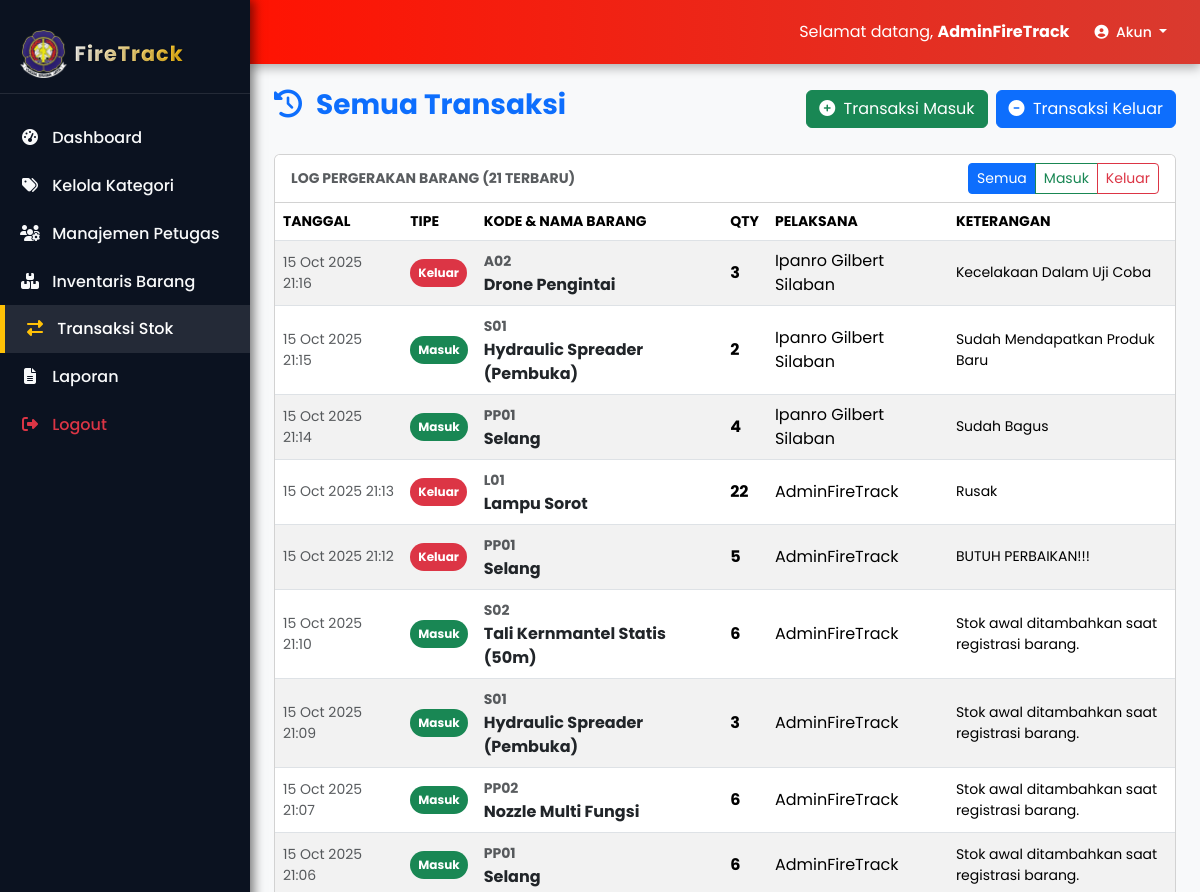
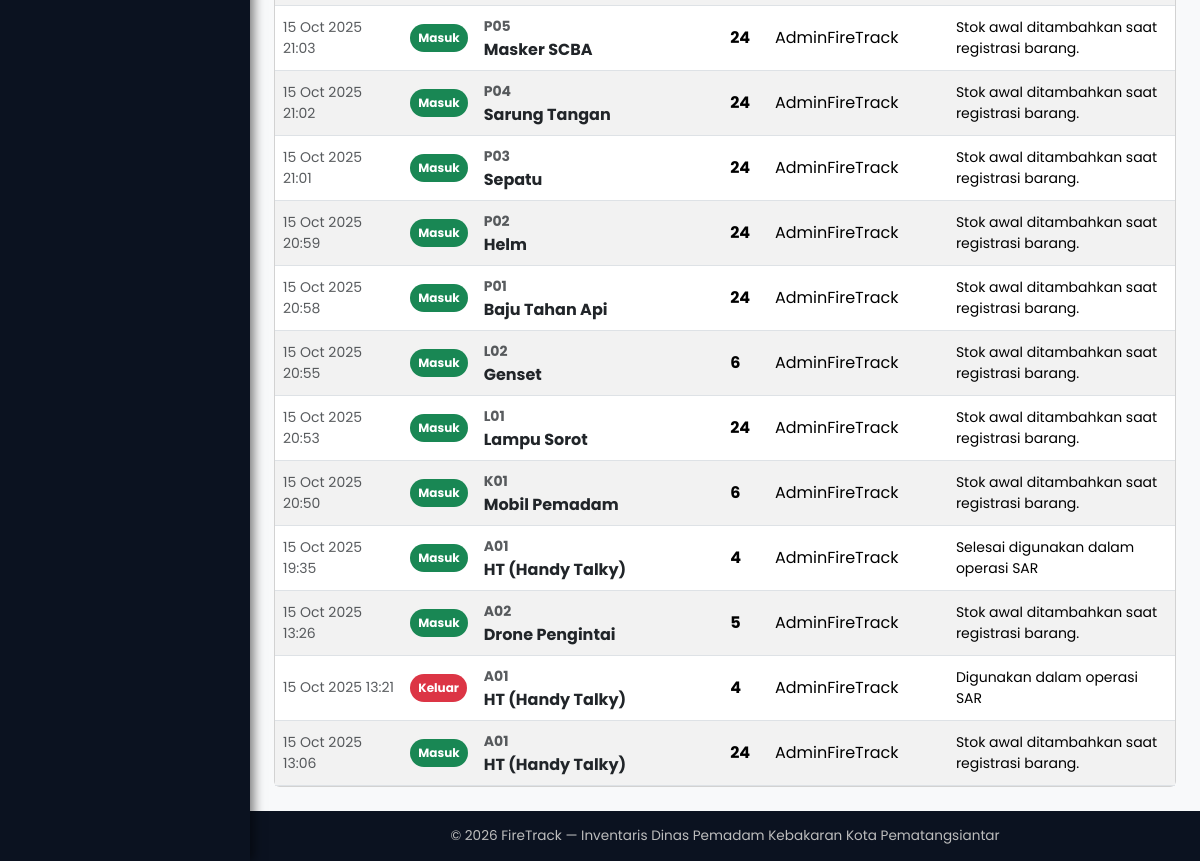
The page /transactions.php (signed in) on the database its author committed (2 pictures, top to bottom).
### tables this page shows
CREATE TABLE `transaksi` (
  `id` int(10) UNSIGNED NOT NULL,
  `barang_id` int(10) UNSIGNED NOT NULL,
  `tipe` enum('masuk','keluar') NOT NULL,
  `qty` int(11) NOT NULL,
  `tanggal` datetime NOT NULL DEFAULT CURRENT_TIMESTAMP,
  `user_id` int(10) UNSIGNED DEFAULT NULL,
  `keterangan` varchar(255) DEFAULT NULL
);

CREATE TABLE `barang` (
  `id` int(10) UNSIGNED NOT NULL,
  `kode_barang` varchar(60) NOT NULL,
  `nama` varchar(200) NOT NULL,
  `kategori_id` int(10) UNSIGNED DEFAULT NULL,
  `qty` int(11) NOT NULL DEFAULT '0',
  `lokasi` varchar(200) NOT NULL,
  `foto` varchar(200) DEFAULT NULL,
  `kondisi` varchar(60) DEFAULT 'baik',
  `keterangan` text,
  `updated_by` int(10) UNSIGNED DEFAULT NULL,
  `created_at` timestamp NOT NULL DEFAULT CURRENT_TIMESTAMP,
  `updated_at` timestamp NOT NULL DEFAULT CURRENT_TIMESTAMP ON UPDATE CURRENT_TIMESTAMP
);

CREATE TABLE `users` (
  `id` int(10) UNSIGNED NOT NULL,
  `username` varchar(50) NOT NULL,
  `password` varchar(255) NOT NULL,
  `nama` varchar(150) DEFAULT NULL,
  `role` enum('admin','petugas') NOT NULL DEFAULT 'petugas',
  `created_at` timestamp NOT NULL DEFAULT CURRENT_TIMESTAMP
);

### transactions.php (the view, shortened to what this page needs)
<?php
function esc($s){ return htmlspecialchars($s ?? '', ENT_QUOTES | ENT_SUBSTITUTE, 'UTF-8'); }
$filter_tipe = esc($_GET['tipe'] ?? 'all');
$data_transaksi = [];
$where_clause = '';
$sql_transaksi = "
    SELECT
        t.id, t.tipe, t.qty, t.tanggal, t.keterangan,
        b.nama AS nama_barang, b.kode_barang,
        u.nama AS nama_pengguna
    FROM transaksi t
    JOIN barang b ON t.barang_id = b.id
    JOIN users u ON t.user_id = u.id
    $where_clause
    ORDER BY t.tanggal DESC
    LIMIT 100";
$res_transaksi = $conn->query($sql_transaksi);
if ($res_transaksi) {
    while ($row = $res_transaksi->fetch_assoc()) {
        $data_transaksi[] = $row;
    }
}
$page_title = 'Semua Transaksi';
require_once 'header.php';
require_once 'sidebar.php';
require_once 'navbar.php';
?>
<div class="container-fluid main-content p-4">
    <div class="d-flex justify-content-between align-items-center mb-4">
        <h1 class="h3 fw-bold text-primary"><i class="fa fa-history me-2"></i> <?= $page_title ?></h1>
        <div class="d-flex gap-2">
            <button class="btn btn-success" data-bs-toggle="modal" data-bs-target="#transactionModalMasuk">
                <i class="fa fa-plus-circle me-1"></i> Transaksi Masuk
            </button>
            <button class="btn btn-primary" data-bs-toggle="modal" data-bs-target="#transactionModalKeluar">
                <i class="fa fa-minus-circle me-1"></i> Transaksi Keluar
            </button>
        </div>
    </div>
    <div class="card main-card">
        <div class="card-header bg-white d-flex justify-content-between align-items-center">
            <h5 class="mb-0 fw-bold small text-muted text-uppercase">Log Pergerakan Barang (<?= count($data_transaksi) ?> Terbaru)</h5>
            <div class="btn-group" role="group">
                <a href="transactions.php?tipe=all" class="btn btn-sm <?= $filter_tipe === 'all' ? 'btn-primary' : 'btn-outline-primary' ?>">Semua</a>
                <a href="transactions.php?tipe=masuk" class="btn btn-sm <?= $filter_tipe === 'masuk' ? 'btn-success' : 'btn-outline-success' ?>">Masuk</a>
                <a href="transactions.php?tipe=keluar" class="btn btn-sm <?= $filter_tipe === 'keluar' ? 'btn-danger' : 'btn-outline-danger' ?>">Keluar</a>
            </div>
        </div>
        <div class="card-body p-0">
            <div class="table-responsive">
                <?php if (empty($data_transaksi)): ?>
                    <div class="alert alert-info m-3 text-center">Tidak ada transaksi yang tercatat dengan filter ini.</div>
                <?php else: ?>
                    <table class="table table-striped table-hover mb-0">
                        <thead class="small text-uppercase bg-light">
                            <tr>
                                <th>Tanggal</th>
                                <th>Tipe</th>
                                <th>Kode & Nama Barang</th>
                                <th>Qty</th>
                                <th>Pelaksana</th>
                                <th>Keterangan</th>
                            </tr>
                        </thead>
                        <tbody>
                            <?php foreach ($data_transaksi as $t): ?>
                            <tr>
                                <td class="align-middle small text-muted"><?= date('d M Y H:i', strtotime($t['tanggal'])) ?></td>
                                <td class="align-middle">
                                    <span class="badge rounded-pill p-2 <?= ($t['tipe']==='masuk') ? 'bg-success' : 'bg-danger' ?>">
                                        <?= esc(ucfirst($t['tipe'])) ?>
                                    </span>
                                </td>
                                <td class="align-middle">
                                    <small class="text-muted fw-bold"><?= esc($t['kode_barang']) ?></small><br>
                                    <span class="fw-bold text-dark"><?= esc($t['nama_barang']) ?></span>
                                </td>
                                <td class="align-middle fw-bold"><?= number_format($t['qty'], 0) ?></td>
                                <td class="align-middle"><?= esc($t['nama_pengguna']) ?></td>
                                <td class="align-middle small text-wrap" style="max-width: 250px;"><?= esc($t['keterangan'] ?: '-') ?></td>
                            </tr>
                            <?php endforeach; ?>
                        </tbody>
                    </table>
                <?php endif; ?>
            </div>
        </div>
    </div>
</div>
<?php
require_once 'footer.php';
?>

### rows shown on the page
transaksi: tanggal "15 Oct 2025 21:16", tipe "Keluar", barang.kode_barang "A02", barang.nama "Drone Pengintai", qty "3", user.nama "Ipanro Gilbert Silaban", keterangan "Kecelakaan Dalam Uji Coba"
transaksi: tanggal "15 Oct 2025 21:15", tipe "Masuk", barang.kode_barang "S01", barang.nama "Hydraulic Spreader (Pembuka)", qty "2", user.nama "Ipanro Gilbert Silaban", keterangan "Sudah Mendapatkan Produk Baru"
transaksi: tanggal "15 Oct 2025 21:14", tipe "Masuk", barang.kode_barang "PP01", barang.nama "Selang", qty "4", user.nama "Ipanro Gilbert Silaban", keterangan "Sudah Bagus"
transaksi: tanggal "15 Oct 2025 21:13", tipe "Keluar", barang.kode_barang "L01", barang.nama "Lampu Sorot", qty "22", user.nama "AdminFireTrack", keterangan "Rusak"
transaksi: tanggal "15 Oct 2025 21:12", tipe "Keluar", barang.kode_barang "PP01", barang.nama "Selang", qty "5", user.nama "AdminFireTrack", keterangan "BUTUH PERBAIKAN!!!"
transaksi: tanggal "15 Oct 2025 21:10", tipe "Masuk", barang.kode_barang "S02", barang.nama "Tali Kernmantel Statis (50m)", qty "6", user.nama "AdminFireTrack", keterangan "Stok awal ditambahkan saat registrasi barang."
transaksi: tanggal "15 Oct 2025 21:09", tipe "Masuk", barang.kode_barang "S01", barang.nama "Hydraulic Spreader (Pembuka)", qty "3", user.nama "AdminFireTrack", keterangan "Stok awal ditambahkan saat registrasi barang."
transaksi: tanggal "15 Oct 2025 21:07", tipe "Masuk", barang.kode_barang "PP02", barang.nama "Nozzle Multi Fungsi", qty "6", user.nama "AdminFireTrack", keterangan "Stok awal ditambahkan saat registrasi barang."
transaksi: tanggal "15 Oct 2025 21:06", tipe "Masuk", barang.kode_barang "PP01", barang.nama "Selang", qty "6", user.nama "AdminFireTrack", keterangan "Stok awal ditambahkan saat registrasi barang."
transaksi: tanggal "15 Oct 2025 21:03", tipe "Masuk", barang.kode_barang "P05", barang.nama "Masker SCBA", qty "24", user.nama "AdminFireTrack", keterangan "Stok awal ditambahkan saat registrasi barang."
transaksi: tanggal "15 Oct 2025 21:02", tipe "Masuk", barang.kode_barang "P04", barang.nama "Sarung Tangan", qty "24", user.nama "AdminFireTrack", keterangan "Stok awal ditambahkan saat registrasi barang."
transaksi: tanggal "15 Oct 2025 21:01", tipe "Masuk", barang.kode_barang "P03", barang.nama "Sepatu", qty "24", user.nama "AdminFireTrack", keterangan "Stok awal ditambahkan saat registrasi barang."
transaksi: tanggal "15 Oct 2025 20:59", tipe "Masuk", barang.kode_barang "P02", barang.nama "Helm", qty "24", user.nama "AdminFireTrack", keterangan "Stok awal ditambahkan saat registrasi barang."
transaksi: tanggal "15 Oct 2025 20:58", tipe "Masuk", barang.kode_barang "P01", barang.nama "Baju Tahan Api", qty "24", user.nama "AdminFireTrack", keterangan "Stok awal ditambahkan saat registrasi barang."
transaksi: tanggal "15 Oct 2025 20:55", tipe "Masuk", barang.kode_barang "L02", barang.nama "Genset", qty "6", user.nama "AdminFireTrack", keterangan "Stok awal ditambahkan saat registrasi barang."
transaksi: tanggal "15 Oct 2025 20:53", tipe "Masuk", barang.kode_barang "L01", barang.nama "Lampu Sorot", qty "24", user.nama "AdminFireTrack", keterangan "Stok awal ditambahkan saat registrasi barang."
transaksi: tanggal "15 Oct 2025 20:50", tipe "Masuk", barang.kode_barang "K01", barang.nama "Mobil Pemadam", qty "6", user.nama "AdminFireTrack", keterangan "Stok awal ditambahkan saat registrasi barang."
transaksi: tanggal "15 Oct 2025 19:35", tipe "Masuk", barang.kode_barang "A01", barang.nama "HT (Handy Talky)", qty "4", user.nama "AdminFireTrack", keterangan "Selesai digunakan dalam operasi SAR"
transaksi: tanggal "15 Oct 2025 13:26", tipe "Masuk", barang.kode_barang "A02", barang.nama "Drone Pengintai", qty "5", user.nama "AdminFireTrack", keterangan "Stok awal ditambahkan saat registrasi barang."
transaksi: tanggal "15 Oct 2025 13:21", tipe "Keluar", barang.kode_barang "A01", barang.nama "HT (Handy Talky)", qty "4", user.nama "AdminFireTrack", keterangan "Digunakan dalam operasi SAR"
transaksi: tanggal "15 Oct 2025 13:06", tipe "Masuk", barang.kode_barang "A01", barang.nama "HT (Handy Talky)", qty "24", user.nama "AdminFireTrack", keterangan "Stok awal ditambahkan saat registrasi barang."

### other values the page prints
$userName "AdminFireTrack"
$page_title "Semua Transaksi"
count($data_transaksi) "21"
